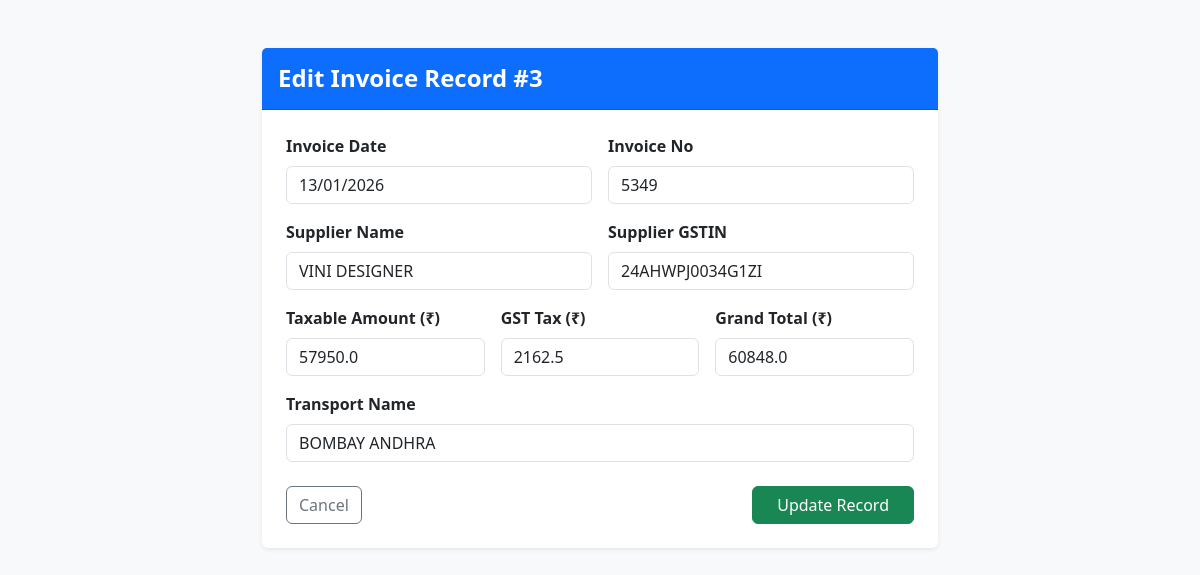
The page /edit/3 on the database its author committed.
### tables this page shows
CREATE TABLE invoices (
            id INTEGER PRIMARY KEY AUTOINCREMENT,
            invoice_no TEXT,
            invoice_date TEXT,
            supplier_name TEXT,
            supplier_gstin TEXT,
            taxable_amt REAL,
            tax_amt REAL,
            grand_total REAL,
            transport_name TEXT,
            image_path TEXT
        );

### app.py (the view, shortened to what this page needs)
@app.route('/edit/<int:id>', methods=['GET', 'POST'])
def edit_invoice(id):
    conn = sqlite3.connect('database.db')
    cursor = conn.cursor()
    cursor.execute('SELECT * FROM invoices WHERE id = ?', (id,))
    invoice = cursor.fetchone()
    conn.close()
    return render_template('edit_invoice.html', invoice=invoice)

### templates/edit_invoice.html (shortened to what this page needs)
<!DOCTYPE html>
<html lang="en">
<head>
    <link rel="stylesheet" href="https://cdn.jsdelivr.net/npm/bootstrap@5.3.0/dist/css/bootstrap.min.css">
</head>
<body class="bg-light">
    <div class="container mt-5" style="max-width: 700px;">
        <div class="card shadow-sm border-0">
            <div class="card-header bg-primary text-white py-3">
                <h4 class="mb-0 fw-bold">Edit Invoice Record #{{ invoice[0] }}</h4>
            </div>
            <div class="card-body p-4">
                <form action="/edit/{{ invoice[0] }}" method="POST">
                    <div class="row g-3">
                        <div class="col-md-6">
                            <label class="form-label fw-bold">Invoice Date</label>
                            <input type="text" name="invoice_date" class="form-control" value="{{ invoice[2] }}" required>
                        </div>
                        <div class="col-md-6">
                            <label class="form-label fw-bold">Invoice No</label>
                            <input type="text" name="invoice_no" class="form-control" value="{{ invoice[1] }}" required>
                        </div>
                        <div class="col-md-6">
                            <label class="form-label fw-bold">Supplier Name</label>
                            <input type="text" name="supplier_name" class="form-control" value="{{ invoice[3] }}" required>
                        </div>
                        <div class="col-md-6">
                            <label class="form-label fw-bold">Supplier GSTIN</label>
                            <input type="text" name="supplier_gstin" class="form-control" value="{{ invoice[4] }}" required>
                        </div>
                        <div class="col-md-4">
                            <label class="form-label fw-bold">Taxable Amount (₹)</label>
                            <input type="number" step="0.01" name="taxable_amt" class="form-control" value="{{ invoice[5] }}" required>
                        </div>
                        <div class="col-md-4">
                            <label class="form-label fw-bold">GST Tax (₹)</label>
                            <input type="number" step="0.01" name="tax_amt" class="form-control" value="{{ invoice[6] }}" required>
                        </div>
                        <div class="col-md-4">
                            <label class="form-label fw-bold">Grand Total (₹)</label>
                            <input type="number" step="0.01" name="grand_total" class="form-control" value="{{ invoice[7] }}" required>
                        </div>
                        <div class="col-12">
                            <label class="form-label fw-bold">Transport Name</label>
                            <input type="text" name="transport_name" class="form-control" value="{{ invoice[8] }}" required>
                        </div>
                    </div>
                    <div class="d-flex justify-content-between mt-4">
                        <a href="/invoices" class="btn btn-outline-secondary">Cancel</a>
                        <button type="submit" class="btn btn-success px-4">Update Record</button>
                    </div>
                </form>
            </div>
        </div>
    </div>
</body>
</html>

### rows shown on the page
invoices: id "3", invoice_date "13/01/2026", invoice_no "5349", supplier_name "VINI DESIGNER", supplier_gstin "24AHWPJ0034G1ZI", taxable_amt "57950.0", tax_amt "2162.5", grand_total "60848.0", transport_name "BOMBAY ANDHRA"
